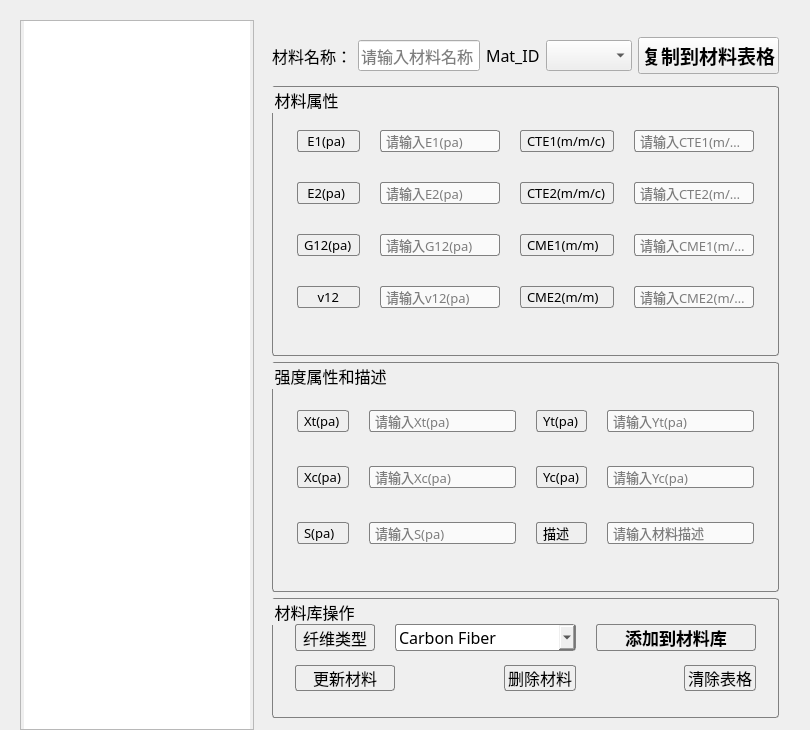
<?xml version="1.0" encoding="UTF-8"?>
<ui version="4.0">
 <class>widget</class>
 <widget class="QWidget" name="widget">
  <property name="geometry">
   <rect>
    <x>0</x>
    <y>0</y>
    <width>810</width>
    <height>730</height>
   </rect>
  </property>
  <property name="windowTitle">
   <string>Form</string>
  </property>
  <widget class="QWidget" name="">
   <property name="geometry">
    <rect>
     <x>10</x>
     <y>10</y>
     <width>791</width>
     <height>730</height>
    </rect>
   </property>
   <layout class="QHBoxLayout" name="horizontalLayout_3">
    <property name="leftMargin">
     <number>10</number>
    </property>
    <property name="topMargin">
     <number>10</number>
    </property>
    <property name="rightMargin">
     <number>10</number>
    </property>
    <property name="bottomMargin">
     <number>10</number>
    </property>
    <item>
     <widget class="QTreeView" name="materialNameTree">
      <property name="maximumSize">
       <size>
        <width>16777215</width>
        <height>16777215</height>
       </size>
      </property>
      <property name="styleSheet">
       <string notr="true">subcontrol-origin: margin;
    left: 10px;
    padding: 0 3px;</string>
      </property>
     </widget>
    </item>
    <item>
     <layout class="QVBoxLayout" name="verticalLayout_2">
      <property name="leftMargin">
       <number>12</number>
      </property>
      <property name="topMargin">
       <number>12</number>
      </property>
      <property name="rightMargin">
       <number>12</number>
      </property>
      <property name="bottomMargin">
       <number>12</number>
      </property>
      <item>
       <spacer name="verticalSpacer">
        <property name="orientation">
         <enum>Qt::Vertical</enum>
        </property>
        <property name="sizeType">
         <enum>QSizePolicy::Preferred</enum>
        </property>
        <property name="sizeHint" stdset="0">
         <size>
          <width>300</width>
          <height>13</height>
         </size>
        </property>
       </spacer>
      </item>
      <item>
       <layout class="QHBoxLayout" name="horizontalLayout">
        <item>
         <widget class="QLabel" name="label">
          <property name="font">
           <font>
            <family>微软雅黑</family>
            <pointsize>12</pointsize>
           </font>
          </property>
          <property name="text">
           <string>材料名称：</string>
          </property>
         </widget>
        </item>
        <item>
         <widget class="QLineEdit" name="materialName">
          <property name="font">
           <font>
            <family>微软雅黑</family>
            <pointsize>12</pointsize>
           </font>
          </property>
          <property name="inputMask">
           <string/>
          </property>
          <property name="text">
           <string/>
          </property>
          <property name="placeholderText">
           <string>请输入材料名称</string>
          </property>
         </widget>
        </item>
        <item>
         <widget class="QLabel" name="label_10">
          <property name="font">
           <font>
            <family>微软雅黑</family>
            <pointsize>12</pointsize>
           </font>
          </property>
          <property name="text">
           <string>Mat_ID</string>
          </property>
         </widget>
        </item>
        <item>
         <widget class="QComboBox" name="toMatID">
          <property name="font">
           <font>
            <family>微软雅黑</family>
            <pointsize>12</pointsize>
           </font>
          </property>
         </widget>
        </item>
        <item>
         <widget class="QPushButton" name="pushButton_3">
          <property name="font">
           <font>
            <family>微软雅黑</family>
            <pointsize>14</pointsize>
            <weight>75</weight>
            <bold>true</bold>
           </font>
          </property>
          <property name="styleSheet">
           <string notr="true"/>
          </property>
          <property name="text">
           <string>复制到材料表格</string>
          </property>
         </widget>
        </item>
       </layout>
      </item>
      <item>
       <spacer name="verticalSpacer_3">
        <property name="orientation">
         <enum>Qt::Vertical</enum>
        </property>
        <property name="sizeType">
         <enum>QSizePolicy::Preferred</enum>
        </property>
        <property name="sizeHint" stdset="0">
         <size>
          <width>300</width>
          <height>13</height>
         </size>
        </property>
       </spacer>
      </item>
      <item>
       <widget class="QGroupBox" name="groupBox">
        <property name="minimumSize">
         <size>
          <width>0</width>
          <height>270</height>
         </size>
        </property>
        <property name="font">
         <font>
          <family>微软雅黑</family>
          <pointsize>12</pointsize>
         </font>
        </property>
        <property name="styleSheet">
         <string notr="true">    border: 1px solid gray;
    border-radius: 3px;
    margin-top: 0.5em;
    background-color: qlineargradient(x1: 0, y1: 0, x2: 0, y2: 1,
                                      stop: 0 #f6f7fa, stop: 1 #dadbde);

subcontrol-origin: margin;
    left: 10px;
    padding: 0 3px;</string>
        </property>
        <property name="title">
         <string>材料属性</string>
        </property>
        <property name="alignment">
         <set>Qt::AlignLeading|Qt::AlignLeft|Qt::AlignVCenter</set>
        </property>
        <property name="flat">
         <bool>false</bool>
        </property>
        <property name="checkable">
         <bool>false</bool>
        </property>
        <layout class="QHBoxLayout" name="horizontalLayout_4">
         <item>
          <layout class="QGridLayout" name="gridLayout">
           <property name="leftMargin">
            <number>12</number>
           </property>
           <property name="topMargin">
            <number>12</number>
           </property>
           <property name="rightMargin">
            <number>12</number>
           </property>
           <property name="bottomMargin">
            <number>12</number>
           </property>
           <property name="horizontalSpacing">
            <number>20</number>
           </property>
           <property name="verticalSpacing">
            <number>8</number>
           </property>
           <item row="1" column="3">
            <widget class="QLineEdit" name="CTE2">
             <property name="font">
              <font>
               <family>微软雅黑</family>
               <pointsize>10</pointsize>
              </font>
             </property>
             <property name="styleSheet">
              <string notr="true">background-color: rgb(250, 250, 250);</string>
             </property>
             <property name="placeholderText">
              <string>请输入CTE2(m/m/c)</string>
             </property>
            </widget>
           </item>
           <item row="3" column="0">
            <widget class="QLabel" name="label_6">
             <property name="font">
              <font>
               <family>微软雅黑</family>
               <pointsize>10</pointsize>
              </font>
             </property>
             <property name="text">
              <string>    v12</string>
             </property>
            </widget>
           </item>
           <item row="0" column="3">
            <widget class="QLineEdit" name="CTE1">
             <property name="font">
              <font>
               <family>微软雅黑</family>
               <pointsize>10</pointsize>
              </font>
             </property>
             <property name="styleSheet">
              <string notr="true">background-color: rgb(250, 250, 250);</string>
             </property>
             <property name="placeholderText">
              <string>请输入CTE1(m/m/c)</string>
             </property>
            </widget>
           </item>
           <item row="0" column="1">
            <widget class="QLineEdit" name="E1">
             <property name="font">
              <font>
               <family>微软雅黑</family>
               <pointsize>10</pointsize>
              </font>
             </property>
             <property name="styleSheet">
              <string notr="true">background-color: rgb(250, 250, 250);</string>
             </property>
             <property name="frame">
              <bool>true</bool>
             </property>
             <property name="placeholderText">
              <string>请输入E1(pa)</string>
             </property>
            </widget>
           </item>
           <item row="3" column="3">
            <widget class="QLineEdit" name="CME2">
             <property name="font">
              <font>
               <family>微软雅黑</family>
               <pointsize>10</pointsize>
              </font>
             </property>
             <property name="styleSheet">
              <string notr="true">background-color: rgb(250, 250, 250);</string>
             </property>
             <property name="placeholderText">
              <string>请输入CME2(m/m)</string>
             </property>
            </widget>
           </item>
           <item row="1" column="2">
            <widget class="QLabel" name="label_8">
             <property name="font">
              <font>
               <family>微软雅黑</family>
               <pointsize>10</pointsize>
              </font>
             </property>
             <property name="text">
              <string>CTE2(m/m/c)</string>
             </property>
            </widget>
           </item>
           <item row="3" column="1">
            <widget class="QLineEdit" name="v12">
             <property name="font">
              <font>
               <family>微软雅黑</family>
               <pointsize>10</pointsize>
              </font>
             </property>
             <property name="styleSheet">
              <string notr="true">background-color: rgb(250, 250, 250);</string>
             </property>
             <property name="placeholderText">
              <string>请输入v12(pa)</string>
             </property>
            </widget>
           </item>
           <item row="1" column="0">
            <widget class="QLabel" name="label_4">
             <property name="font">
              <font>
               <family>微软雅黑</family>
               <pointsize>10</pointsize>
              </font>
             </property>
             <property name="text">
              <string> E2(pa)</string>
             </property>
            </widget>
           </item>
           <item row="2" column="0">
            <widget class="QLabel" name="label_5">
             <property name="font">
              <font>
               <family>微软雅黑</family>
               <pointsize>10</pointsize>
              </font>
             </property>
             <property name="text">
              <string>G12(pa)</string>
             </property>
            </widget>
           </item>
           <item row="3" column="2">
            <widget class="QLabel" name="label10">
             <property name="font">
              <font>
               <family>微软雅黑</family>
               <pointsize>10</pointsize>
              </font>
             </property>
             <property name="text">
              <string>CME2(m/m)</string>
             </property>
            </widget>
           </item>
           <item row="0" column="2">
            <widget class="QLabel" name="label_7">
             <property name="font">
              <font>
               <family>微软雅黑</family>
               <pointsize>10</pointsize>
              </font>
             </property>
             <property name="text">
              <string>CTE1(m/m/c)</string>
             </property>
            </widget>
           </item>
           <item row="1" column="1">
            <widget class="QLineEdit" name="E2">
             <property name="font">
              <font>
               <family>微软雅黑</family>
               <pointsize>10</pointsize>
              </font>
             </property>
             <property name="styleSheet">
              <string notr="true">background-color: rgb(250, 250, 250);</string>
             </property>
             <property name="placeholderText">
              <string>请输入E2(pa)</string>
             </property>
            </widget>
           </item>
           <item row="0" column="0">
            <widget class="QLabel" name="label_3">
             <property name="font">
              <font>
               <family>微软雅黑</family>
               <pointsize>10</pointsize>
              </font>
             </property>
             <property name="text">
              <string> E1(pa)</string>
             </property>
            </widget>
           </item>
           <item row="2" column="2">
            <widget class="QLabel" name="label_9">
             <property name="font">
              <font>
               <family>微软雅黑</family>
               <pointsize>10</pointsize>
              </font>
             </property>
             <property name="text">
              <string>CME1(m/m)</string>
             </property>
            </widget>
           </item>
           <item row="2" column="1">
            <widget class="QLineEdit" name="G12">
             <property name="font">
              <font>
               <family>微软雅黑</family>
               <pointsize>10</pointsize>
              </font>
             </property>
             <property name="styleSheet">
              <string notr="true">background-color: rgb(250, 250, 250);</string>
             </property>
             <property name="placeholderText">
              <string>请输入G12(pa)</string>
             </property>
            </widget>
           </item>
           <item row="2" column="3">
            <widget class="QLineEdit" name="CME1">
             <property name="font">
              <font>
               <family>微软雅黑</family>
               <pointsize>10</pointsize>
              </font>
             </property>
             <property name="styleSheet">
              <string notr="true">background-color: rgb(250, 250, 250);</string>
             </property>
             <property name="placeholderText">
              <string>请输入CME1(m/m)</string>
             </property>
            </widget>
           </item>
          </layout>
         </item>
        </layout>
       </widget>
      </item>
      <item>
       <widget class="QGroupBox" name="groupBox_2">
        <property name="minimumSize">
         <size>
          <width>0</width>
          <height>230</height>
         </size>
        </property>
        <property name="font">
         <font>
          <family>微软雅黑</family>
          <pointsize>12</pointsize>
         </font>
        </property>
        <property name="styleSheet">
         <string notr="true">    border: 1px solid gray;
    border-radius: 3px;
    margin-top: 0.5em;
    background-color: qlineargradient(x1: 0, y1: 0, x2: 0, y2: 1,
                                      stop: 0 #f6f7fa, stop: 1 #dadbde);

subcontrol-origin: margin;
    left: 10px;
    padding: 0 3px;</string>
        </property>
        <property name="title">
         <string>强度属性和描述</string>
        </property>
        <layout class="QHBoxLayout" name="horizontalLayout_5">
         <item>
          <layout class="QGridLayout" name="gridLayout_2">
           <property name="leftMargin">
            <number>12</number>
           </property>
           <property name="topMargin">
            <number>12</number>
           </property>
           <property name="rightMargin">
            <number>12</number>
           </property>
           <property name="bottomMargin">
            <number>12</number>
           </property>
           <property name="horizontalSpacing">
            <number>20</number>
           </property>
           <property name="verticalSpacing">
            <number>8</number>
           </property>
           <item row="0" column="0">
            <widget class="QLabel" name="label_11">
             <property name="font">
              <font>
               <family>微软雅黑</family>
               <pointsize>10</pointsize>
              </font>
             </property>
             <property name="text">
              <string>Xt(pa)</string>
             </property>
            </widget>
           </item>
           <item row="0" column="1">
            <widget class="QLineEdit" name="Xt">
             <property name="font">
              <font>
               <family>微软雅黑</family>
               <pointsize>10</pointsize>
              </font>
             </property>
             <property name="styleSheet">
              <string notr="true">background-color: rgb(250, 250, 250);</string>
             </property>
             <property name="placeholderText">
              <string>请输入Xt(pa)</string>
             </property>
            </widget>
           </item>
           <item row="0" column="2">
            <widget class="QLabel" name="label_12">
             <property name="font">
              <font>
               <family>微软雅黑</family>
               <pointsize>10</pointsize>
              </font>
             </property>
             <property name="text">
              <string>Yt(pa)</string>
             </property>
            </widget>
           </item>
           <item row="0" column="3">
            <widget class="QLineEdit" name="Yt">
             <property name="font">
              <font>
               <family>微软雅黑</family>
               <pointsize>10</pointsize>
              </font>
             </property>
             <property name="styleSheet">
              <string notr="true">background-color: rgb(250, 250, 250);</string>
             </property>
             <property name="placeholderText">
              <string>请输入Yt(pa)</string>
             </property>
            </widget>
           </item>
           <item row="1" column="0">
            <widget class="QLabel" name="label_13">
             <property name="font">
              <font>
               <family>微软雅黑</family>
               <pointsize>10</pointsize>
              </font>
             </property>
             <property name="text">
              <string>Xc(pa)</string>
             </property>
            </widget>
           </item>
           <item row="1" column="1">
            <widget class="QLineEdit" name="Xc">
             <property name="font">
              <font>
               <family>微软雅黑</family>
               <pointsize>10</pointsize>
              </font>
             </property>
             <property name="styleSheet">
              <string notr="true">background-color: rgb(250, 250, 250);</string>
             </property>
             <property name="placeholderText">
              <string>请输入Xc(pa)</string>
             </property>
            </widget>
           </item>
           <item row="1" column="2">
            <widget class="QLabel" name="label_14">
             <property name="font">
              <font>
               <family>微软雅黑</family>
               <pointsize>10</pointsize>
              </font>
             </property>
             <property name="text">
              <string>Yc(pa)</string>
             </property>
            </widget>
           </item>
           <item row="1" column="3">
            <widget class="QLineEdit" name="Yc">
             <property name="font">
              <font>
               <family>微软雅黑</family>
               <pointsize>10</pointsize>
              </font>
             </property>
             <property name="styleSheet">
              <string notr="true">background-color: rgb(250, 250, 250);</string>
             </property>
             <property name="placeholderText">
              <string>请输入Yc(pa)</string>
             </property>
            </widget>
           </item>
           <item row="2" column="0">
            <widget class="QLabel" name="label_15">
             <property name="font">
              <font>
               <family>微软雅黑</family>
               <pointsize>10</pointsize>
              </font>
             </property>
             <property name="text">
              <string>S(pa)</string>
             </property>
            </widget>
           </item>
           <item row="2" column="1">
            <widget class="QLineEdit" name="S">
             <property name="font">
              <font>
               <family>微软雅黑</family>
               <pointsize>10</pointsize>
              </font>
             </property>
             <property name="styleSheet">
              <string notr="true">background-color: rgb(250, 250, 250);</string>
             </property>
             <property name="placeholderText">
              <string>请输入S(pa)</string>
             </property>
            </widget>
           </item>
           <item row="2" column="2">
            <widget class="QLabel" name="label_16">
             <property name="font">
              <font>
               <family>微软雅黑</family>
               <pointsize>10</pointsize>
              </font>
             </property>
             <property name="text">
              <string>描述</string>
             </property>
            </widget>
           </item>
           <item row="2" column="3">
            <widget class="QLineEdit" name="description">
             <property name="font">
              <font>
               <family>微软雅黑</family>
               <pointsize>10</pointsize>
              </font>
             </property>
             <property name="styleSheet">
              <string notr="true">background-color: rgb(250, 250, 250);</string>
             </property>
             <property name="placeholderText">
              <string>请输入材料描述</string>
             </property>
            </widget>
           </item>
          </layout>
         </item>
        </layout>
       </widget>
      </item>
      <item>
       <widget class="QGroupBox" name="groupBox_3">
        <property name="minimumSize">
         <size>
          <width>0</width>
          <height>120</height>
         </size>
        </property>
        <property name="maximumSize">
         <size>
          <width>16777215</width>
          <height>150</height>
         </size>
        </property>
        <property name="font">
         <font>
          <family>微软雅黑</family>
          <pointsize>12</pointsize>
         </font>
        </property>
        <property name="styleSheet">
         <string notr="true">    border: 1px solid gray;
    border-radius: 3px;
    margin-top: 0.5em;
    background-color: qlineargradient(x1: 0, y1: 0, x2: 0, y2: 1,
                                      stop: 0 #f6f7fa, stop: 1 #dadbde);

subcontrol-origin: margin;
    left: 10px;
    padding: 0 3px;</string>
        </property>
        <property name="title">
         <string>材料库操作</string>
        </property>
        <layout class="QHBoxLayout" name="horizontalLayout_2">
         <item>
          <layout class="QGridLayout" name="gridLayout_3">
           <property name="leftMargin">
            <number>10</number>
           </property>
           <property name="topMargin">
            <number>10</number>
           </property>
           <property name="rightMargin">
            <number>10</number>
           </property>
           <property name="bottomMargin">
            <number>10</number>
           </property>
           <property name="horizontalSpacing">
            <number>20</number>
           </property>
           <property name="verticalSpacing">
            <number>8</number>
           </property>
           <item row="0" column="0">
            <widget class="QLabel" name="label_2">
             <property name="font">
              <font>
               <family>微软雅黑</family>
               <pointsize>12</pointsize>
              </font>
             </property>
             <property name="layoutDirection">
              <enum>Qt::LeftToRight</enum>
             </property>
             <property name="lineWidth">
              <number>6</number>
             </property>
             <property name="text">
              <string>纤维类型</string>
             </property>
             <property name="textFormat">
              <enum>Qt::PlainText</enum>
             </property>
            </widget>
           </item>
           <item row="0" column="1" colspan="3">
            <widget class="QComboBox" name="rootItemAdd">
             <property name="minimumSize">
              <size>
               <width>150</width>
               <height>0</height>
              </size>
             </property>
             <property name="font">
              <font>
               <family>微软雅黑</family>
               <pointsize>12</pointsize>
              </font>
             </property>
             <item>
              <property name="text">
               <string>Carbon Fiber</string>
              </property>
             </item>
             <item>
              <property name="text">
               <string>Glass Fiber</string>
              </property>
             </item>
             <item>
              <property name="text">
               <string>Other Fiber</string>
              </property>
             </item>
             <item>
              <property name="text">
               <string>User</string>
              </property>
             </item>
            </widget>
           </item>
           <item row="0" column="4" colspan="2">
            <widget class="QPushButton" name="addMaterial">
             <property name="font">
              <font>
               <family>微软雅黑</family>
               <pointsize>13</pointsize>
               <weight>75</weight>
               <bold>true</bold>
              </font>
             </property>
             <property name="text">
              <string>添加到材料库</string>
             </property>
            </widget>
           </item>
           <item row="1" column="0" colspan="2">
            <widget class="QPushButton" name="updateMaterialButton">
             <property name="font">
              <font>
               <family>微软雅黑</family>
               <pointsize>12</pointsize>
               <weight>50</weight>
               <bold>false</bold>
              </font>
             </property>
             <property name="text">
              <string>更新材料</string>
             </property>
            </widget>
           </item>
           <item row="1" column="2">
            <spacer name="horizontalSpacer">
             <property name="orientation">
              <enum>Qt::Horizontal</enum>
             </property>
             <property name="sizeHint" stdset="0">
              <size>
               <width>40</width>
               <height>20</height>
              </size>
             </property>
            </spacer>
           </item>
           <item row="1" column="3">
            <widget class="QPushButton" name="deleteMaterialButton">
             <property name="font">
              <font>
               <family>微软雅黑</family>
               <pointsize>12</pointsize>
               <weight>50</weight>
               <bold>false</bold>
              </font>
             </property>
             <property name="text">
              <string>删除材料</string>
             </property>
            </widget>
           </item>
           <item row="1" column="4">
            <spacer name="horizontalSpacer_2">
             <property name="orientation">
              <enum>Qt::Horizontal</enum>
             </property>
             <property name="sizeHint" stdset="0">
              <size>
               <width>40</width>
               <height>20</height>
              </size>
             </property>
            </spacer>
           </item>
           <item row="1" column="5">
            <widget class="QPushButton" name="clearData">
             <property name="font">
              <font>
               <family>微软雅黑</family>
               <pointsize>12</pointsize>
               <weight>50</weight>
               <bold>false</bold>
              </font>
             </property>
             <property name="text">
              <string>清除表格</string>
             </property>
            </widget>
           </item>
          </layout>
         </item>
        </layout>
       </widget>
      </item>
     </layout>
    </item>
   </layout>
  </widget>
 </widget>
 <resources/>
 <connections/>
</ui>
